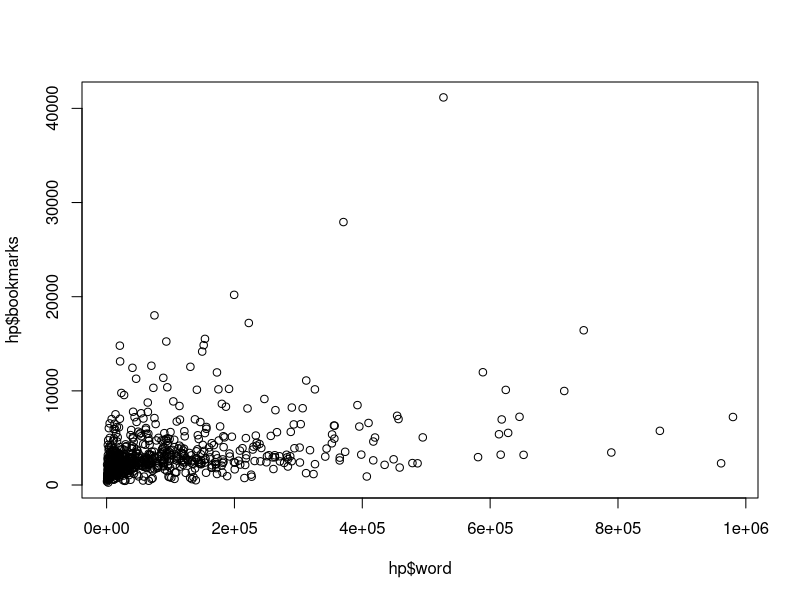
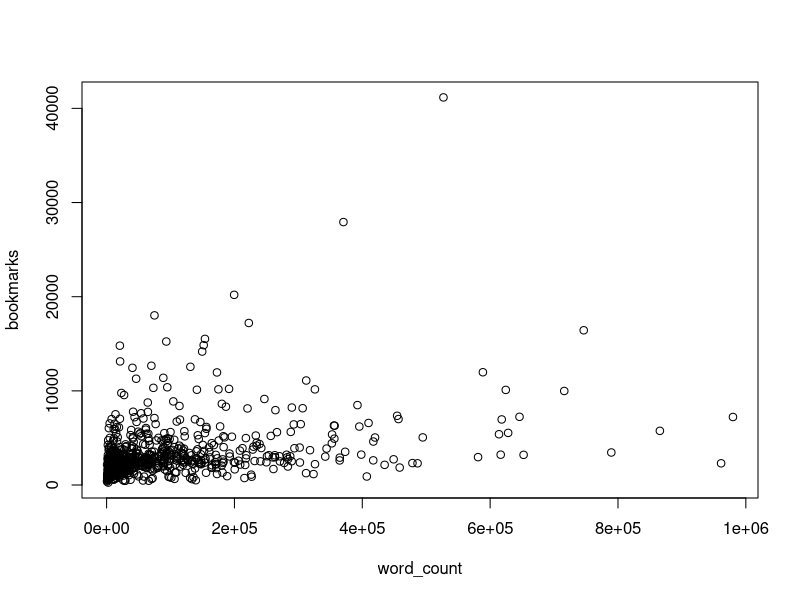
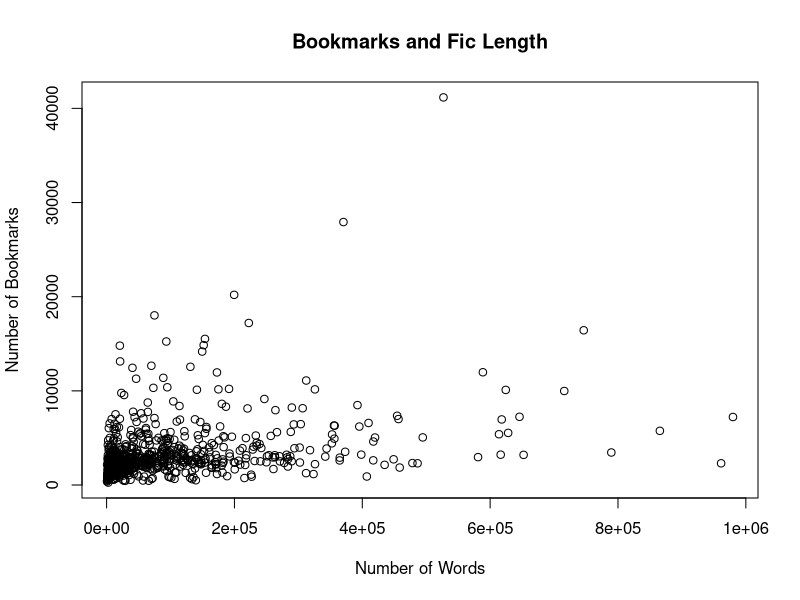
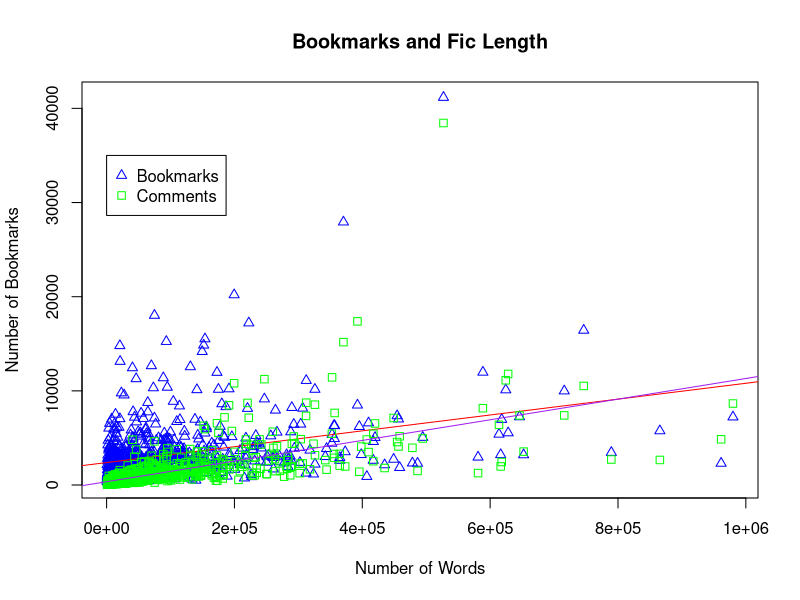

Generate these figures, in order, with R: (Note: this script raises an error after producing the figures.)
####################################
# R Workshop August 2024 Day 3
# Kayla Kahn
####################################

#install.packages("ggplot2")
library(ggplot2)

# Plots!

# First we will read in our dataframe.
# Remember you might have to change your working directory or use the full filepath.
hp <- read.csv('hp_ao3.csv')
# source: scraped from ao3 using code from https://thaycarvalho.medium.com/the-harry-potter-fandom-on-ao3-9366a8824801

# This is the top 820 Harry Potter fanfictions on ao3 when sorted by kudos (likes)
# Let's explore the data.
str(hp)
# A lot of these read in as character when they should be numeric or integer.
# This is probably due to the commas.
as.integer(hp$Word_Count)
# That didn't work. We instead need to strip the commas. Remember grepl? Now we will use gsub
head(gsub(",", "", hp$Word_Count), 10) # Replace comma with nothing
# We can put this inside the as integer function and save it by assigning it to the df
hp$Word_Count <- as.integer(gsub(",", "", hp$Word_Count))
# Let's do this for the other columns
hp$Comments <- as.integer(gsub(",", "", hp$Comments))
hp$Kudos <- as.integer(gsub(",", "", hp$Kudos))
hp$Bookmarks <- as.integer(gsub(",", "", hp$Bookmarks))
hp$Hits <- as.integer(gsub(",", "", hp$Hits))
# Chapters is weird because it's showing how many chapters are complete out of how many chapters total.
# So let's just grab the top number.
# The gsub part says replace / and anything after it with nothing. Thus we are left with the top number
# If you are confused with the gsub part, that's ok. This is a bit too in depth, but we do need to do it, so it's here.
hp$Chapters <- as.integer(gsub("/.*", "", hp$Chapters))

# Now let's see some summary statistics
summary(hp)
# Also, having caps is annoying to me. Let's change that.
names(hp) <- tolower(names(hp))


####################################
# Plotting with base R
####################################

# We are now ready to plot. We will start with base R and then move to ggplot
# The most basic plot in R is a scatterplot
# Technically, integers are discrete, but we're going to treat them as continuous
plot(hp$word, hp$bookmarks)
# Another way
with(hp, plot(word_count, bookmarks))
# Changing the axis labels, add title
plot(hp$word_count, hp$bookmarks, 
     xlab = "Number of Words", ylab = "Number of Bookmarks", main = "Bookmarks and Fic Length")
# Change color with col and shape with pch
plot(hp$word_count, hp$bookmarks, 
     xlab = "Number of Words", ylab = "Number of Bookmarks", 
     main = "Bookmarks and Fic Length",
     col = "blue", pch = 2)
# Add line. lm() is the function for ols. Notice that y is first now.
abline(lm(bookmarks ~ word_count, data = hp), col = "red")
# Overlay points. We'll do green squares
points(hp$word_count, hp$comments, pch = 0, col = "green")
# And add another line
abline(lm(comments ~ word_count, data = hp), col = "purple")
# Add legend. Choose coordinates with first two args. lty is line type. cex is size.
legend(1, 35000, legend = c("Bookmarks", "Comments"),
       col = c("blue", "green"), pch = c(2,0), cex = 1)

# Make sure to change axis labels and title if necessary

# Boxplot
# create a new df with the ships we want so we don't have to do it every time
hp_ships <- hp[hp$ship %in% c("Sirius Black/Remus Lupin", "Draco Malfoy/Harry Potter", "Hermione Granger/Draco Malfoy", "Harry Potter/Ginny Weasley", "Regulus Black/James Potter"),]
# Do a chained ifelse so the tick labels are easier to deal with
hp_ships$ship_names <- with(hp_ships, 
                            ifelse(ship == "Draco Malfoy/Harry Potter", "Drarry",
                                   ifelse(ship == "Hermione Granger/Draco Malfoy", "Dramione",
                                          ifelse(ship == "Sirius Black/Remus Lupin", "Wolfstar", 
                                                 ifelse(ship == "Regulus Black/James Potter", "Jegulus",
                                                        ifelse(ship == "Harry Potter/Ginny Weasley", "Hinny", ship))))))


# We already learned how to add color and change axis labels so let's do it initially
boxplot(hp_ships$ship_names, hp_ships$hits) # error
boxplot(hp_ships$hits ~ hp_ships$ship_names, xlab = "ship", ylab = "hits", col=cm.colors(5))
# The extreme outlier makes this UGLY. Let's get rid of it. For learning purposes.
boxplot(hp_ships$hits ~ hp_ships$ship_names, xlab = "ship", ylab = "hits",
        outline = FALSE, col=rainbow(4))
# Our tick labels are too big and therefore not printing fully. Let's change that
boxplot(hp_ships$hits ~ hp_ships$ship_names, xlab = "ship", ylab = "hits",
        outline = FALSE, cex.axis = .5, col=rainbow(4))
# Two dependent variables? 
boxplot(hp_ships$hits ~ hp_ships$ship_names, xlab = "ship", ylab = "hits",
        outline = FALSE, cex.axis = .5, col = "purple")
boxplot(hp_ships$kudos ~ hp_ships$ship_names, add = TRUE,
        outline = FALSE, cex.axis = .5, col = "green")
# That's very uninformative due to the distributions. Let's look at bookmarks and comments
boxplot(hp_ships$bookmarks ~ hp_ships$ship_names, xlab = "ship", ylab = "hits",
        outline = FALSE, cex.axis = .5, col = "purple")
boxplot(hp_ships$comments ~ hp_ships$ship_names, add = TRUE,
        outline = FALSE, cex.axis = .5, col = "green")

legend(4, 8000, legend = c("Bookmarks", "Comments"),
       col = c("purple", "green"), pch = c(0,0), cex = .8)
# Let's put them next to each other instead
boxplot(hp_ships$bookmarks ~ hp_ships$ship_names, xlab = "ship", ylab = "hits",
        outline = FALSE, cex.axis = .5, col = "purple",
        at = 1:length(unique(hp_ships$ship_names)) - 0.2)
boxplot(hp_ships$comments ~ hp_ships$ship_names, add = TRUE,
        outline = FALSE, cex.axis = .5, col = "green",
        at = 1:length(unique(hp_ships$ship_names)) + 0.2)
# Make them skinnier
boxplot(hp_ships$bookmarks ~ hp_ships$ship_names, xlab = "ship", ylab = "stats",
        outline = FALSE, cex.axis = .5, col = "purple",
        at = 1:length(unique(hp_ships$ship_names)) - 0.2,
        boxwex = .4)
boxplot(hp_ships$comments ~ hp_ships$ship_names, add = TRUE,
        outline = FALSE, cex.axis = .001, col = "green",
        at = 1:length(unique(hp_ships$ship_names)) + 0.2,
        boxwex = .4)
# What about two separate graphs next to each other?
par(mfrow = c(1, 2)) # 1 row 2 columns
boxplot(hp_ships$bookmarks ~ hp_ships$ship_names, xlab = "ship", ylab = "bookmarks",
        outline = FALSE, cex.axis = .5, col = "purple")
boxplot(hp_ships$comments ~ hp_ships$ship_names, xlab = "ship", ylab = "comments",
        outline = FALSE, cex.axis = .5, col = "green")
# To reset so 1 plot shows (it won't do anything until you run the next plot)
par(mfrow = c(1, 1))

# Barplot
# We will get a table of ship counts. How many fics per ship? 
ship_counts <- table(hp_ships$ship_names)
barplot(ship_counts, col =cm.colors(5))
# ylim or xlim to stop it from running off the axis 
barplot(ship_counts, col = cm.colors(5), ylim = c(0,300), main = "Fics per ship")
# Can turn it sideways
barplot(ship_counts, horiz = TRUE, cex.names = .8, col = cm.colors(5), xlim = c(0,300))
# fics per year
fics_year <- table(hp_ships$date)
barplot(fics_year, col=heat.colors(20), ylim = c(0,60), main = "fics per year")

# Histograms and Density Plots
plot(density(hp_ships$hits))
hist(hp_ships$hits)
# change the number of breaks
hist(hp_ships$hits, breaks = 40)

# ggplot
# We'll start with a scatterplot.
# We'll do word count and bookmarks like before
ggplot(data=hp_ships, aes(x = word_count, y = bookmarks)) + # this sets it up, but this alone won't add the points
  geom_point() # this adds the points
# Wow! It's super basic. Let's change the color
ggplot(data=hp_ships, aes(x = word_count, y = bookmarks)) + 
  geom_point(color = "violet") # fixed color
# But we can instead color it based on another variable! Here's if the variable is continuous (or "continuous")
ggplot(data=hp_ships, aes(x = word_count, y = bookmarks)) + 
  geom_point(aes(color = chapters))
# Here's if the variable is categorical
ggplot(data=hp_ships, aes(x = word_count, y = bookmarks)) + 
  geom_point(aes(color = ship_names))
# We can change the shape
ggplot(hp_ships, aes(x = word_count, y = bookmarks)) + 
  geom_point(aes(color = ship_names, shape = ship_names))
# We can change the size
ggplot(hp_ships, aes(x = word_count, y = bookmarks)) + 
  geom_point(aes(color = ship_names, shape = ship_names, size = date))
# That's super large. We can make them smaller by defining the range of sizes to stay within
ggplot(hp_ships, aes(x = word_count, y = bookmarks)) + 
  geom_point(aes(color = ship_names, shape = ship_names, size = date)) +
  scale_size_continuous(range = c(1, 4))
# We can also add labels to the points. (And we will get rid of size)
ggplot(hp_ships, aes(x = word_count, y = bookmarks)) + 
  geom_point(aes(color = ship_names, shape = ship_names)) +
  geom_text(aes(label = title))
# Whoa!!!! We definitely don't want that. What if we label only the 10 most popular based on hits?
ggplot(hp_ships, aes(x = word_count, y = bookmarks)) + 
  geom_point(aes(color = ship_names, shape = ship_names)) +
  geom_text(data = hp_ships[order(-hp_ships$hits), ][1:10, ], aes(label = title))
# We need to make the text smaller
ggplot(hp_ships, aes(x = word_count, y = bookmarks)) + 
  geom_point(aes(color = ship_names, shape = ship_names)) +
  geom_text(data = hp_ships[order(-hp_ships$hits), ][1:10, ], aes(label = title), size = 2)
# Let's add a regression line
ggplot(hp_ships, aes(x = word_count, y = bookmarks)) + 
  geom_point(aes(color = ship_names, shape = ship_names)) +
  geom_text(data = hp_ships[order(-hp_ships$hits), ][1:10, ], aes(label = title), size = 2) +
  stat_smooth(method=lm)
# And we can change the legend location or suppress it
ggplot(hp_ships, aes(x = word_count, y = bookmarks)) + 
  geom_point(aes(color = ship_names, shape = ship_names)) +
  geom_text(data = hp_ships[order(-hp_ships$hits), ][1:10, ], aes(label = title), size = 2) +
  stat_smooth(method=lm) + 
  theme(legend.position="left")
# Although that is ugly so we will go back to right, which is default
# Let's add titles to the plot and the axes
ggplot(hp_ships, aes(x = word_count, y = bookmarks)) + 
  geom_point(aes(color = ship_names, shape = ship_names)) +
  geom_text(data = hp_ships[order(-hp_ships$hits), ][1:10, ], aes(label = title), size = 2) +
  stat_smooth(method=lm) + 
  labs(title = "HP Fanfiction", x = "Word Count", y = "Bookmarks")
  
# There are tons of options. When it comes time for you to plot stuff, you will probably
# end up looking up all sorts of options.
# Other types of plots will functions similarly, but I've included a few cool options for
# barplots and boxplots



# Grouped barplot
# dodge says to group them, identity says it takes on the value of itself
ggplot(data = hp_ships, aes(x = ship_names, y = kudos)) + 
  geom_bar(position = "dodge", stat = "identity", aes(fill = ship_category))

# Stacked barplot. All we change from before is position.
ggplot(data = hp_ships, aes(x = ship_names, y = kudos)) + 
  geom_bar(position = "stack", stat = "identity", aes(fill= ship_category))

# Boxplot 
ggplot(hp_ships, aes(x = ship_names, y = comments)) +
  geom_boxplot(aes(col = ship_names)) +
  scale_color_manual(values = c("lightgreen", "lightpink", "lightblue", "mediumslateblue", "lightsalmon" )) # choosing our own colors
# Rescale the axis. It will cut off the most extreme outliers but it won't remove all of them.
ggplot(hp_ships, aes(x = ship_names, y = comments)) +
  geom_boxplot(aes(col = ship_names)) +
  scale_color_manual(values = c("lightgreen", "lightpink", "lightblue", "mediumslateblue", "lightsalmon" ))  +
  scale_y_continuous(limits = c(0, 7500))
# Cool part: add points
ggplot(hp_ships, aes(x = ship_names, y = comments)) +
  geom_boxplot(aes(col = ship_names)) +
  scale_color_manual(values = c("lightgreen", "lightpink", "lightblue", "mediumslateblue", "lightsalmon" ))  +
  scale_y_continuous(limits = c(0, 7500)) +
  geom_jitter(color="black", size=0.4, alpha=0.9)

# Histogram 
ggplot(hp_ships, aes(x = chapters)) +
  geom_histogram()
# change bins by controlling the width
ggplot(hp_ships, aes(x = chapters)) +
  geom_histogram(binwidth = 3, fill = "lavender")
# change background 
ggplot(hp_ships, aes(x = chapters)) +
  geom_histogram(binwidth = 3, fill = "lavender") +
  theme_dark()
# overlapping
ggplot(hp_ships, aes(x = kudos, fill = ship_names)) +
  geom_histogram(position = "identity", alpha = .3, bins = 40) 
# mirror (doing it for density plot but it can also be done for histograms)
ggplot(hp, aes(x=x)) +
  geom_density(aes(x = bookmarks, y = ..density..), fill = "steelblue3") +
  geom_label(aes(x = 15000, y = .0001, label = "bookmarks")) +
  geom_density(aes(x = comments, y = -..density..), fill = "palevioletred") +
  geom_label(aes(x = 10000, y = -.0004, label = "comments"))


  
  




  




